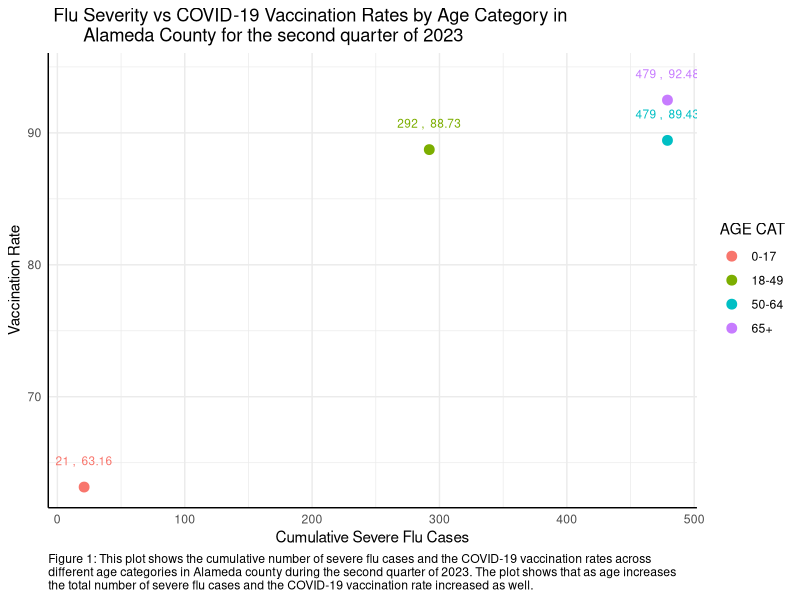

This chart was generated by the following R code:
## ---- chunk 1

# We are first adding all the packages that are needed to create the visualizations and importing the final dataset.

library(readr)
library(tidyverse)
library(dplyr)
library(knitr)
library(kableExtra)
library(ggplot2)
## ---- chunk 2

# We are importing the three datasets provided for this scenario in the below code chunk. We are using the read_csv() command from the readr package for the datasets in .csv format.

final_data <- read_csv("./Final_aggregated_data_Milestone4.csv")

final_data_renamed <- rename_with(final_data,
                                  ~ toupper(
                                    gsub("_",
                                         " ",
                                         .x,
                                         fixed = TRUE)
                                  ))

print(final_data_renamed)

# We are using print() command throughout this document because our dataset only has four rows.
## ---- chunk 3

# Removing the 12th column from final_data_renamed
final_clean_data <- final_data_renamed[,-12]

# Renaming the "COUNTY NAME.X" column to "COUNTY NAME"
final_clean_data <- final_clean_data %>%
  rename(`COUNTY NAME` = `COUNTY NAME.X`)
print(final_clean_data)
## ---- chunk 4

# Consolidating the final dataset to make the kable more presentable
consolidated_final_data <- select(final_clean_data, -2, -3, -4, -6, -8, -11, -13, -14, -16, -17, -18, -19, -20)

# Making a kable
new_kable <- kable(consolidated_final_data, format = "markdown", caption = " Flu Cases and COVID-19 Vaccination Data from Alameda County Second Quarter 2023", align = "c", booktabs = TRUE) %>%
  kable_styling(latex_options = c("striped", "hold_position"), full_width = FALSE)

# Adding a footnote as a description
add_footnote(
  new_kable,
  label = c("Table 1: This table shows a variety of statistics pertaining to influenza (flu) cases and COVID-19 vaccination in Alameda County in the second quarter of calendar year 2023. With increasing age (groups), the vaccination rate for COVID-19 increases, but severe flu cases also increase."),
  notation = "alphabet",
  threeparttable = FALSE,
  escape = TRUE)
## ---- chunk 5

ggplot(final_clean_data, aes(x = `CUMULATIVE SEVERE`, y = `VACCINATION RATE`, color = `AGE CAT`)) +
  geom_point(size = 3) +  # Adjusting the size of the points as needed
  geom_text(aes(label = paste(round(`CUMULATIVE SEVERE`, 2), ", ", round(`VACCINATION RATE`, 2))),
            position = position_nudge(y = 2), size = 3, show.legend = FALSE) +  # Nudging labels up
  geom_text(data = subset(final_clean_data, `AGE CAT` == "0-17"),
            aes(label = paste(round(`CUMULATIVE SEVERE`, 2), ", ", round(`VACCINATION RATE`, 2))),
            position = position_nudge(x = -5), size = 3, show.legend = FALSE, hjust = 5) +  # Moving label to the left
  labs(title = " Flu Severity vs COVID-19 Vaccination Rates by Age Category in 
       Alameda County for the second quarter of 2023",
       x = "Cumulative Severe Flu Cases",
       y = "Vaccination Rate",
       caption = "Figure 1: This plot shows the cumulative number of severe flu cases and the COVID-19 vaccination rates across 
different age categories in Alameda county during the second quarter of 2023. The plot shows that as age increases 
the total number of severe flu cases and the COVID-19 vaccination rate increased as well.") +
  theme_minimal() + theme(axis.line = element_line(size = 0.5),
                          plot.caption = element_text(hjust = 0))
